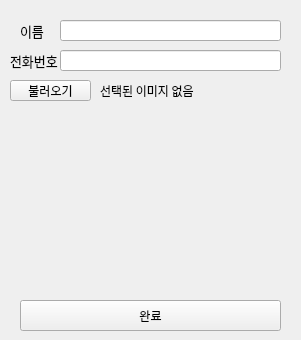
<?xml version="1.0" encoding="UTF-8"?>
<ui version="4.0">
 <class>Form</class>
 <widget class="QWidget" name="Form">
  <property name="geometry">
   <rect>
    <x>0</x>
    <y>0</y>
    <width>301</width>
    <height>340</height>
   </rect>
  </property>
  <property name="windowTitle">
   <string>Form</string>
  </property>
  <widget class="QLabel" name="label_2">
   <property name="geometry">
    <rect>
     <x>10</x>
     <y>50</y>
     <width>51</width>
     <height>21</height>
    </rect>
   </property>
   <property name="font">
    <font>
     <family>나눔고딕</family>
     <pointsize>10</pointsize>
     <weight>50</weight>
     <bold>false</bold>
    </font>
   </property>
   <property name="text">
    <string>전화번호</string>
   </property>
  </widget>
  <widget class="QLineEdit" name="lineEdit">
   <property name="geometry">
    <rect>
     <x>60</x>
     <y>20</y>
     <width>221</width>
     <height>21</height>
    </rect>
   </property>
   <property name="font">
    <font>
     <family>굴림</family>
     <pointsize>10</pointsize>
     <weight>50</weight>
     <bold>false</bold>
    </font>
   </property>
  </widget>
  <widget class="QLineEdit" name="lineEdit_2">
   <property name="geometry">
    <rect>
     <x>60</x>
     <y>50</y>
     <width>221</width>
     <height>21</height>
    </rect>
   </property>
   <property name="font">
    <font>
     <family>굴림</family>
     <pointsize>10</pointsize>
     <weight>50</weight>
     <bold>false</bold>
    </font>
   </property>
  </widget>
  <widget class="QLabel" name="label">
   <property name="geometry">
    <rect>
     <x>20</x>
     <y>20</y>
     <width>31</width>
     <height>21</height>
    </rect>
   </property>
   <property name="font">
    <font>
     <family>나눔고딕</family>
     <pointsize>10</pointsize>
     <weight>50</weight>
     <bold>false</bold>
    </font>
   </property>
   <property name="text">
    <string>이름</string>
   </property>
  </widget>
  <widget class="QPushButton" name="pushButton">
   <property name="geometry">
    <rect>
     <x>10</x>
     <y>80</y>
     <width>81</width>
     <height>21</height>
    </rect>
   </property>
   <property name="font">
    <font>
     <family>나눔고딕</family>
     <pointsize>9</pointsize>
     <weight>50</weight>
     <bold>false</bold>
    </font>
   </property>
   <property name="text">
    <string>불러오기</string>
   </property>
   <property name="icon">
    <iconset>
     <normaloff>pic.png</normaloff>pic.png</iconset>
   </property>
  </widget>
  <widget class="QLabel" name="label_4">
   <property name="geometry">
    <rect>
     <x>100</x>
     <y>80</y>
     <width>321</width>
     <height>21</height>
    </rect>
   </property>
   <property name="font">
    <font>
     <family>나눔고딕</family>
     <pointsize>9</pointsize>
     <weight>50</weight>
     <bold>false</bold>
    </font>
   </property>
   <property name="text">
    <string>선택된 이미지 없음</string>
   </property>
  </widget>
  <widget class="QLabel" name="label_3">
   <property name="geometry">
    <rect>
     <x>60</x>
     <y>110</y>
     <width>181</width>
     <height>171</height>
    </rect>
   </property>
   <property name="font">
    <font>
     <family>나눔고딕</family>
     <pointsize>14</pointsize>
     <weight>75</weight>
     <bold>true</bold>
    </font>
   </property>
   <property name="text">
    <string/>
   </property>
  </widget>
  <widget class="QPushButton" name="pushButton_3">
   <property name="geometry">
    <rect>
     <x>20</x>
     <y>300</y>
     <width>261</width>
     <height>31</height>
    </rect>
   </property>
   <property name="font">
    <font>
     <family>나눔고딕</family>
     <pointsize>9</pointsize>
     <weight>50</weight>
     <bold>false</bold>
    </font>
   </property>
   <property name="text">
    <string>완료</string>
   </property>
  </widget>
 </widget>
 <resources/>
 <connections/>
</ui>
